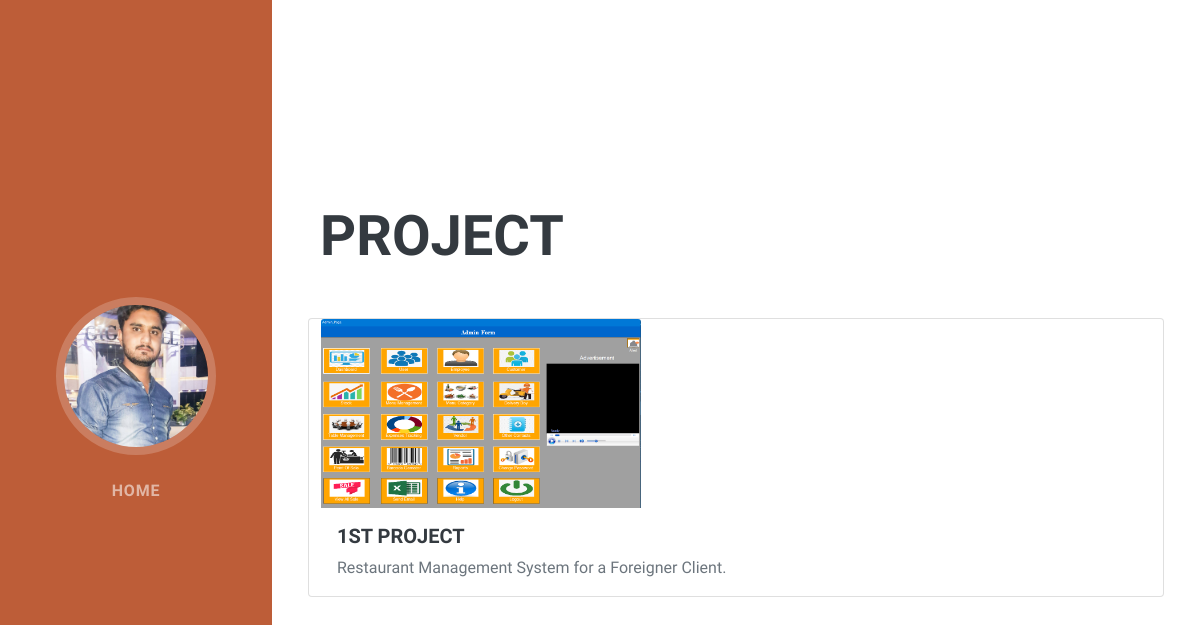
The app's page /project/1 with its own data.
### project/models.py (models this page shows, shortened)
class Project(models.Model):
    title = models.CharField(max_length= 50)
    description = models.CharField(max_length= 500)
    image = models.ImageField(upload_to='resume/images')
    url = models.URLField(blank=True)

### project/views.py (the view)
# urls.py: path('project/<int:project_id>', views.detail, name='detail'),
def detail(request, project_id):
    project = get_object_or_404(Project, id=project_id)
    context = {
        'project' : project
    }
    return render(request, 'project/detail.html',context)

### project/templates/project/detail.html (shortened to what this page needs)
<!DOCTYPE html>
{% load static %}
<html lang="en">
    <head>
        <link href="{%static 'css/styles.css'%}" rel="stylesheet" />
    </head>
    <body id="page-top">
        <nav class="navbar navbar-expand-lg navbar-dark bg-primary fixed-top" id="sideNav">
            <a class="navbar-brand js-scroll-trigger" href="#page-top">
                <span class="d-none d-lg-block"><img class="img-fluid img-profile rounded-circle mx-auto mb-2" src="{%static 'img/mudasir.jpg'%}" alt="..." /></span>
            </a>
            <div class="collapse navbar-collapse" id="navbarResponsive">
                <ul class="navbar-nav">
                    <li class="nav-item"><a class="nav-link js-scroll-trigger" href="{% url 'index' %}">Home</a></li>
                </ul>
            </div>
        </nav>
        <div class="container-fluid p-0">
            <section class="resume-section" id="projects">
                <div class="resume-section-content">
                    <h2 class="mb-5">Project</h2>
                    <div class="row">
                        <div class="card">
                            <img class="card-img-top" style="width: 20rem;" src="{{ project.image.url }}" alt="...">
                            <div class="card-body">
                                <h5 class="card-title">{{ project.title }}</h5>
                                <p class="card-text">{{project.description}}</p>
                            </div>
                        </div>
                    </div>
                </div>
            </section>
        </div>
    </body>
</html>

### records on screen
Project: image (picture), title "1ST PROJECT", description "Restaurant Management System for a Foreigner Client."
